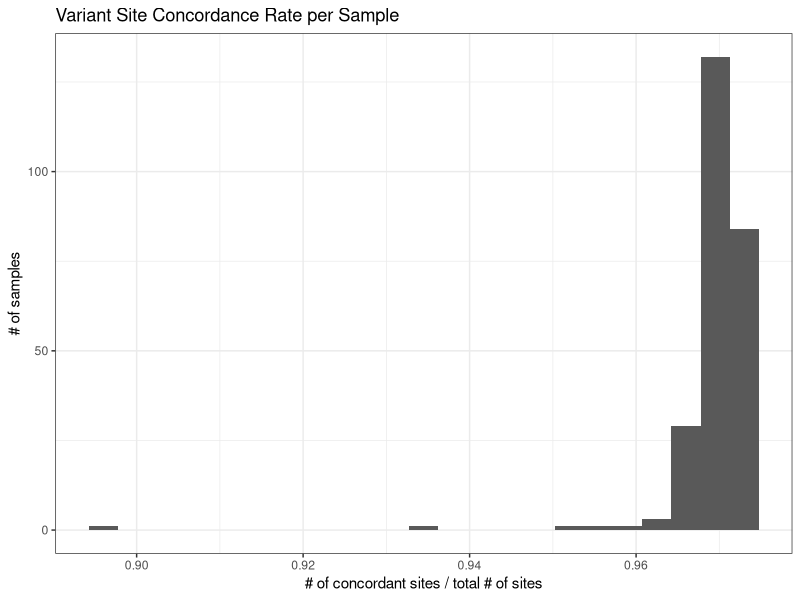
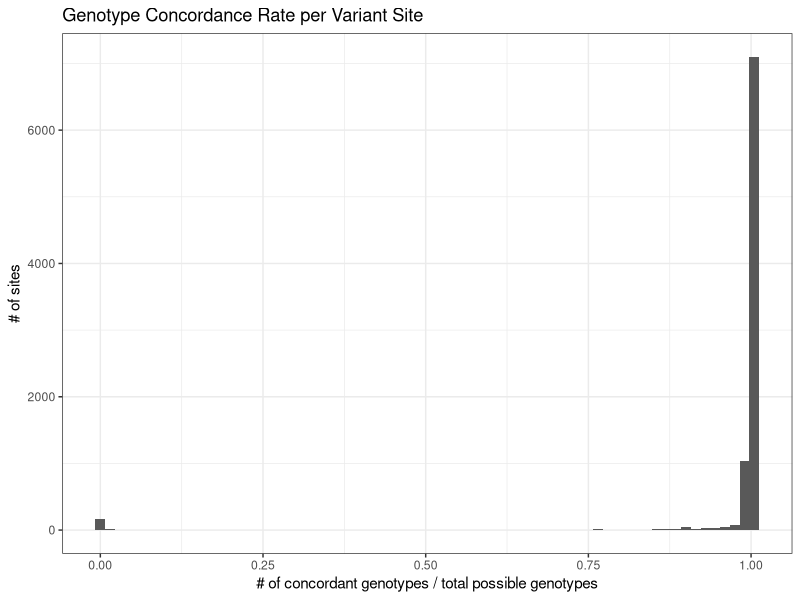

The R script that drew these images, in order:
## graph site and sample concordance 

library(ggplot2)

site.dat <- read.table('../qc_report/consensus/consensus.site.concord.txt')
sample.dat <- read.table('../qc_report/consensus/consensus.sample.concord.txt')


sample.plt <- ggplot(sample.dat, aes(x=as.numeric(V2))) +
                geom_histogram(binwidth=0.0035) +
                theme_bw() +
                xlab("# of concordant sites / total # of sites") +
                ylab("# of samples") +
                labs(title="Variant Site Concordance Rate per Sample")
show(sample.plt)

x11()
site.plt <- ggplot(site.dat, aes(x=as.numeric(V2))) +
                geom_histogram(binwidth=0.015) +
                theme_bw() +
                xlab("# of concordant genotypes / total possible genotypes") +
                ylab("# of sites") +
                labs(title="Genotype Concordance Rate per Variant Site")
show(site.plt)


